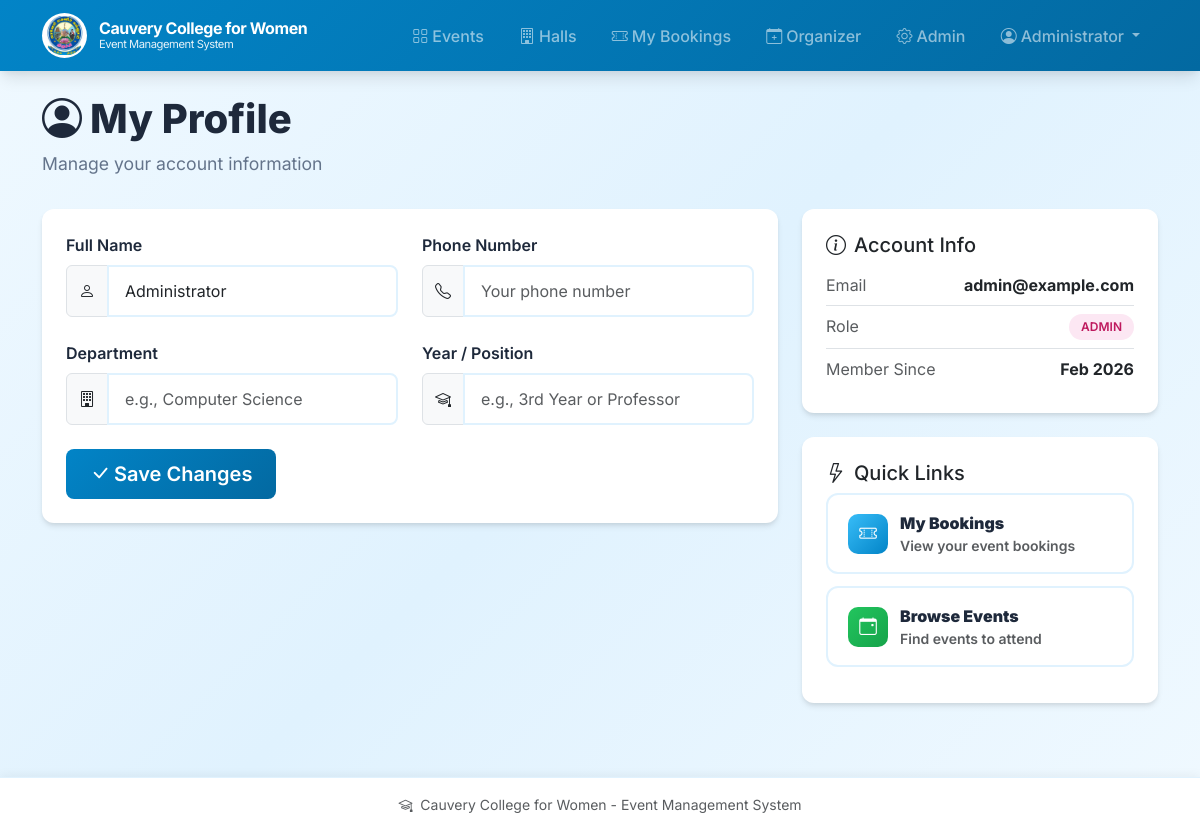
Screenshot of /profile (signed in) with the database file from the repository.
### app.py (models this page shows, shortened)
class User(UserMixin, db.Model):
    __tablename__ = "users"
    id = db.Column(db.Integer, primary_key=True)
    email = db.Column(db.String, unique=True, nullable=True)
    student_id = db.Column(db.String, unique=True, nullable=True)
    password_hash = db.Column(db.String, nullable=False)
    full_name = db.Column(db.String)
    role = db.Column(db.String, nullable=False, default="student")  # student, faculty, organizer, admin
    phone = db.Column(db.String, nullable=True)
    department = db.Column(db.String, nullable=True)
    year = db.Column(db.String, nullable=True)
    active = db.Column(db.Boolean, default=True)
    created_at = db.Column(db.DateTime, default=datetime.utcnow)

### app.py (the view, shortened to what this page needs)
@app.route("/profile", methods=["GET", "POST"])
@login_required
def profile():
    return render_template("profile.html", user=current_user)

### app.py (called while the page is built)
@login_manager.user_loader
def load_user(user_id):
    try:
        return db.session.get(User, int(user_id))
    except Exception:
        return None

### templates/profile.html (shortened to what this page needs)
{% extends "layout.html" %}
{% block content %}
<div class="page-header">
  <h1><i class="bi bi-person-circle me-2"></i>My Profile</h1>
  <p>Manage your account information</p>
</div>
<div class="row">
  <div class="col-lg-8">
    <div class="dashboard-section">
      <form method="post">
        <div class="row mb-4">
          <div class="col-md-6">
            <label class="form-label">Full Name</label>
            <div class="input-group">
              <span class="input-group-text"><i class="bi bi-person"></i></span>
              <input class="form-control" name="full_name" value="{{ current_user.full_name or '' }}" placeholder="Your full name">
            </div>
          </div>
          <div class="col-md-6">
            <label class="form-label">Phone Number</label>
            <div class="input-group">
              <span class="input-group-text"><i class="bi bi-telephone"></i></span>
              <input class="form-control" name="phone" value="{{ current_user.phone or '' }}" placeholder="Your phone number">
            </div>
          </div>
        </div>
        <div class="row mb-4">
          <div class="col-md-6">
            <label class="form-label">Department</label>
            <div class="input-group">
              <span class="input-group-text"><i class="bi bi-building"></i></span>
              <input class="form-control" name="department" value="{{ current_user.department or '' }}" placeholder="e.g., Computer Science">
            </div>
          </div>
          <div class="col-md-6">
            <label class="form-label">Year / Position</label>
            <div class="input-group">
              <span class="input-group-text"><i class="bi bi-mortarboard"></i></span>
              <input class="form-control" name="year" value="{{ current_user.year or '' }}" placeholder="e.g., 3rd Year or Professor">
            </div>
          </div>
        </div>
        <button class="btn btn-primary btn-lg" type="submit">
          <i class="bi bi-check-lg me-1"></i>Save Changes
        </button>
      </form>
    </div>
  </div>
  <div class="col-lg-4">
    <div class="dashboard-section">
      <h5><i class="bi bi-info-circle me-2"></i>Account Info</h5>
      <ul class="list-unstyled mb-0">
        <li class="d-flex justify-content-between py-2 border-bottom">
          <span class="text-muted">Email</span>
          <strong>{{ current_user.email }}</strong>
        </li>
        <li class="d-flex justify-content-between py-2 border-bottom">
          <span class="text-muted">Role</span>
          <span class="role-badge {{ current_user.role }}">{{ current_user.role }}</span>
        </li>
        <li class="d-flex justify-content-between py-2">
          <span class="text-muted">Member Since</span>
          <strong>{{ current_user.created_at.strftime('%b %Y') if current_user.created_at else 'N/A' }}</strong>
        </li>
      </ul>
    </div>
    <div class="dashboard-section mt-4">
      <h5><i class="bi bi-lightning me-2"></i>Quick Links</h5>
      <a href="{{ url_for('my_bookings') }}" class="quick-action-btn">
        <span class="icon"><i class="bi bi-ticket-perforated"></i></span>
        <div>
          <strong>My Bookings</strong>
          <div class="small text-muted">View your event bookings</div>
        </div>
      </a>
      <a href="{{ url_for('event_list') }}" class="quick-action-btn">
        <span class="icon" style="background: linear-gradient(135deg, #22c55e 0%, #16a34a 100%);"><i class="bi bi-calendar-event"></i></span>
        <div>
          <strong>Browse Events</strong>
          <div class="small text-muted">Find events to attend</div>
        </div>
      </a>
    </div>
  </div>
</div>
{% endblock %}

### templates/layout.html (shortened to what this page needs)
<!doctype html>
<html lang="en">
  <head>
    <link href="https://cdn.jsdelivr.net/npm/bootstrap@5.3.2/dist/css/bootstrap.min.css" rel="stylesheet">
    <link rel="stylesheet" href="https://cdn.jsdelivr.net/npm/bootstrap-icons@1.11.1/font/bootstrap-icons.css">
    <link rel="stylesheet" href="{{ url_for('static', filename='css/style.css') }}">
  </head>
  <body>
    <nav class="navbar navbar-expand-lg navbar-dark">
      <div class="container">
        <a class="navbar-brand" href="{{ url_for('index') }}">
          <img src="{{ url_for('static', filename='images/college_logo.png') }}" alt="Logo">
          <span class="college-name">
            <span class="main-name">Cauvery College for Women</span>
            <span class="sub-name">Event Management System</span>
          </span>
        </a>
        <div class="collapse navbar-collapse" id="nav">
          <ul class="navbar-nav ms-auto">
            <li class="nav-item">
              <a class="nav-link" href="{{ url_for('event_list') }}">
                <i class="bi bi-grid me-1"></i>Events
              </a>
            </li>
            <li class="nav-item">
              <a class="nav-link" href="{{ url_for('admin_halls') }}">
                <i class="bi bi-building me-1"></i>Halls
              </a>
            </li>
            {% if current_user.is_authenticated %}
              <li class="nav-item">
                <a class="nav-link" href="{{ url_for('my_bookings') }}">
                  <i class="bi bi-ticket-perforated me-1"></i>My Bookings
                </a>
              </li>
              {% if current_user.role in ['organizer','admin'] %}
                <li class="nav-item">
                  <a class="nav-link" href="{{ url_for('organizer_dashboard') }}">
                    <i class="bi bi-calendar-plus me-1"></i>Organizer
                  </a>
                </li>
              {% endif %}
              {% if current_user.role == 'admin' %}
                <li class="nav-item">
                  <a class="nav-link" href="{{ url_for('admin_dashboard') }}">
                    <i class="bi bi-gear me-1"></i>Admin
                  </a>
                </li>
              {% endif %}
              <li class="nav-item dropdown">
                <a class="nav-link dropdown-toggle" href="#" role="button" data-bs-toggle="dropdown">
                  <i class="bi bi-person-circle me-1"></i>{{ current_user.full_name or current_user.email }}
                </a>
              </li>
            {% endif %}
          </ul>
        </div>
      </div>
    </nav>
    <main class="container py-4">
      {% block content %}{% endblock %}
    </main>
    <footer class="py-3">
      <div class="container text-center small text-muted">
        <i class="bi bi-mortarboard me-1"></i> Cauvery College for Women - Event Management System
      </div>
    </footer>
  </body>
</html>

### static/css/style.css (style rules this page uses)
:root { --primary-color: #0284c7; --primary-dark: #0369a1; --primary-light: #38bdf8; --secondary-color: #0ea5e9; --success-color: #22c55e; --warning-color: #f59e0b; --danger-color: #ef4444; --dark-color: #1e293b; --light-color: #f0f9ff; --sky-light: #e0f2fe; --sky-lighter: #f0f9ff; --border-radius: 12px; --box-shadow: 0 4px 6px -1px rgba(0, 0, 0, 0.1), 0 2px 4px -1px rgba(0, 0, 0, 0.06); --box-shadow-lg: 0 10px 15px -3px rgba(0, 0, 0, 0.1), 0 4px 6px -2px rgba(0, 0, 0, 0.05); }
* { box-sizing: border-box; }
body { font-family: 'Inter', -apple-system, BlinkMacSystemFont, 'Segoe UI', Roboto, sans-serif; background: linear-gradient(135deg, #f0f9ff 0%, #e0f2fe 50%, #f0f9ff 100%); min-height: 100vh; padding-bottom: 80px; }
.navbar { background: linear-gradient(135deg, #0284c7 0%, #0369a1 100%) !important; box-shadow: var(--box-shadow-lg); padding: 0.5rem 0; }
.navbar-brand { font-weight: 700; font-size: 1.1rem; letter-spacing: -0.025em; display: flex; align-items: center; gap: 0.75rem; }
.navbar-brand img { height: 45px; width: 45px; object-fit: contain; background: white; border-radius: 50%; padding: 2px; }
.college-name { display: flex; flex-direction: column; line-height: 1.2; }
.college-name .main-name { font-size: 1rem; font-weight: 700; }
.college-name .sub-name { font-size: 0.7rem; opacity: 0.9; font-weight: 400; }
.nav-link { font-weight: 500; padding: 0.5rem 1rem !important; border-radius: 8px; transition: all 0.2s ease; margin: 0 0.1rem; }
.btn-primary { background: linear-gradient(135deg, #0284c7 0%, #0369a1 100%); border: none; padding: 0.6rem 1.5rem; border-radius: 8px; font-weight: 600; transition: all 0.2s ease; }
.dashboard-section { background: white; border-radius: var(--border-radius); padding: 1.5rem; margin-bottom: 1.5rem; box-shadow: var(--box-shadow); }
.quick-action-btn { display: flex; align-items: center; gap: 0.75rem; padding: 1rem 1.25rem; background: white; border: 2px solid #e0f2fe; border-radius: var(--border-radius); text-decoration: none; color: var(--dark-color); font-weight: 600; transition: all 0.2s ease; width: 100%; margin-bottom: 0.75rem; }
.quick-action-btn .icon { width: 40px; height: 40px; background: linear-gradient(135deg, #38bdf8 0%, #0284c7 100%); border-radius: 10px; display: flex; align-items: center; justify-content: center; color: white; font-size: 1.1rem; }
.form-control, .form-select { border: 2px solid #e0f2fe; border-radius: 8px; padding: 0.75rem 1rem; transition: all 0.2s ease; }
.form-label { font-weight: 600; color: var(--dark-color); margin-bottom: 0.5rem; }
footer { background: white !important; border-top: 1px solid #e0f2fe; box-shadow: 0 -2px 10px rgba(0, 0, 0, 0.05); position: fixed; bottom: 0; left: 0; right: 0; }
.page-header { margin-bottom: 2rem; }
.page-header h1 { font-weight: 800; color: var(--dark-color); margin-bottom: 0.5rem; }
.page-header p { color: #64748b; font-size: 1.1rem; }
.role-badge { display: inline-block; padding: 0.25rem 0.75rem; border-radius: 20px; font-size: 0.75rem; font-weight: 600; text-transform: uppercase; }
.role-badge.admin { background: #fce7f3; color: #be185d; }

### rows the page displays
User: full_name "Administrator", email "admin@example.com", role "ADMIN", created_at "Feb 2026"
